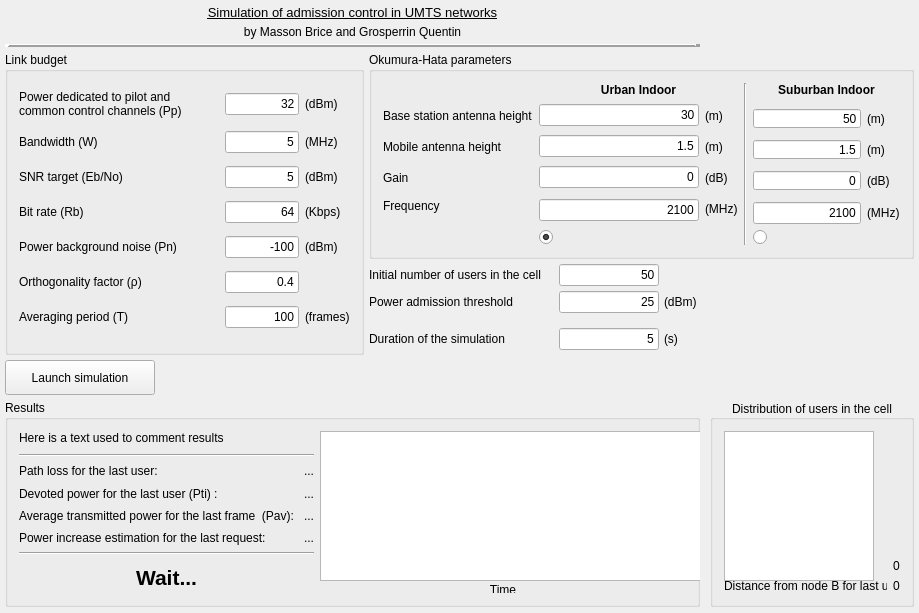
<?xml version="1.0" encoding="UTF-8"?>
<ui version="4.0">
 <class>admission_umtsClass</class>
 <widget class="QWidget" name="admission_umtsClass">
  <property name="geometry">
   <rect>
    <x>0</x>
    <y>0</y>
    <width>919</width>
    <height>613</height>
   </rect>
  </property>
  <property name="minimumSize">
   <size>
    <width>0</width>
    <height>0</height>
   </size>
  </property>
  <property name="maximumSize">
   <size>
    <width>16777215</width>
    <height>16777215</height>
   </size>
  </property>
  <property name="windowTitle">
   <string>admission_umts</string>
  </property>
  <layout class="QGridLayout" name="gridLayout_4">
   <property name="sizeConstraint">
    <enum>QLayout::SetNoConstraint</enum>
   </property>
   <property name="margin">
    <number>5</number>
   </property>
   <property name="spacing">
    <number>5</number>
   </property>
   <item row="3" column="2" colspan="6">
    <widget class="QGroupBox" name="groupBox">
     <property name="minimumSize">
      <size>
       <width>0</width>
       <height>0</height>
      </size>
     </property>
     <property name="baseSize">
      <size>
       <width>0</width>
       <height>0</height>
      </size>
     </property>
     <property name="title">
      <string>Okumura-Hata parameters</string>
     </property>
     <layout class="QGridLayout" name="gridLayout_2">
      <item row="2" column="7">
       <widget class="QLabel" name="label_30">
        <property name="text">
         <string>(m)</string>
        </property>
       </widget>
      </item>
      <item row="4" column="5" colspan="2">
       <widget class="QLineEdit" name="sub_MobileHeightTextBox">
        <property name="maximumSize">
         <size>
          <width>16777215</width>
          <height>16777215</height>
         </size>
        </property>
        <property name="text">
         <string>1.5</string>
        </property>
        <property name="alignment">
         <set>Qt::AlignRight|Qt::AlignTrailing|Qt::AlignVCenter</set>
        </property>
       </widget>
      </item>
      <item row="1" column="0" rowspan="2">
       <widget class="QLabel" name="label">
        <property name="layoutDirection">
         <enum>Qt::LeftToRight</enum>
        </property>
        <property name="text">
         <string>Base station antenna height</string>
        </property>
       </widget>
      </item>
      <item row="8" column="5" rowspan="2" colspan="2">
       <widget class="QLineEdit" name="sub_FrequencyTextBox">
        <property name="maximumSize">
         <size>
          <width>16777215</width>
          <height>16777215</height>
         </size>
        </property>
        <property name="text">
         <string>2100</string>
        </property>
        <property name="alignment">
         <set>Qt::AlignRight|Qt::AlignTrailing|Qt::AlignVCenter</set>
        </property>
       </widget>
      </item>
      <item row="7" column="1" rowspan="3">
       <widget class="QLineEdit" name="frequencyTextBox">
        <property name="maximumSize">
         <size>
          <width>16777215</width>
          <height>16777215</height>
         </size>
        </property>
        <property name="text">
         <string>2100</string>
        </property>
        <property name="alignment">
         <set>Qt::AlignRight|Qt::AlignTrailing|Qt::AlignVCenter</set>
        </property>
       </widget>
      </item>
      <item row="0" column="4" rowspan="11">
       <widget class="Line" name="line">
        <property name="orientation">
         <enum>Qt::Vertical</enum>
        </property>
       </widget>
      </item>
      <item row="10" column="1">
       <widget class="QRadioButton" name="urbanRadioButton">
        <property name="text">
         <string/>
        </property>
        <property name="checked">
         <bool>true</bool>
        </property>
       </widget>
      </item>
      <item row="1" column="2" rowspan="2">
       <widget class="QLabel" name="label_5">
        <property name="text">
         <string>(m)</string>
        </property>
       </widget>
      </item>
      <item row="5" column="1" rowspan="2">
       <widget class="QLineEdit" name="gainTextBox">
        <property name="maximumSize">
         <size>
          <width>16777215</width>
          <height>16777215</height>
         </size>
        </property>
        <property name="text">
         <string>0</string>
        </property>
        <property name="alignment">
         <set>Qt::AlignRight|Qt::AlignTrailing|Qt::AlignVCenter</set>
        </property>
       </widget>
      </item>
      <item row="1" column="1" rowspan="2">
       <widget class="QLineEdit" name="baseStationHeightTextBox">
        <property name="maximumSize">
         <size>
          <width>16777215</width>
          <height>16777215</height>
         </size>
        </property>
        <property name="text">
         <string>30</string>
        </property>
        <property name="alignment">
         <set>Qt::AlignRight|Qt::AlignTrailing|Qt::AlignVCenter</set>
        </property>
       </widget>
      </item>
      <item row="2" column="5" colspan="2">
       <widget class="QLineEdit" name="sub_BaseStationHeightTextBox">
        <property name="maximumSize">
         <size>
          <width>16777215</width>
          <height>16777215</height>
         </size>
        </property>
        <property name="text">
         <string>50</string>
        </property>
        <property name="alignment">
         <set>Qt::AlignRight|Qt::AlignTrailing|Qt::AlignVCenter</set>
        </property>
       </widget>
      </item>
      <item row="3" column="1" rowspan="2">
       <widget class="QLineEdit" name="mobileHeightTextBox">
        <property name="maximumSize">
         <size>
          <width>16777215</width>
          <height>16777215</height>
         </size>
        </property>
        <property name="text">
         <string>1.5</string>
        </property>
        <property name="alignment">
         <set>Qt::AlignRight|Qt::AlignTrailing|Qt::AlignVCenter</set>
        </property>
       </widget>
      </item>
      <item row="8" column="7" rowspan="2">
       <widget class="QLabel" name="label_28">
        <property name="text">
         <string>(MHz)</string>
        </property>
       </widget>
      </item>
      <item row="5" column="2" rowspan="2">
       <widget class="QLabel" name="label_7">
        <property name="text">
         <string>(dB)</string>
        </property>
       </widget>
      </item>
      <item row="3" column="2" rowspan="2">
       <widget class="QLabel" name="label_6">
        <property name="text">
         <string>(m)</string>
        </property>
       </widget>
      </item>
      <item row="4" column="7">
       <widget class="QLabel" name="label_29">
        <property name="text">
         <string>(m)</string>
        </property>
       </widget>
      </item>
      <item row="5" column="0" rowspan="2">
       <widget class="QLabel" name="label_3">
        <property name="layoutDirection">
         <enum>Qt::LeftToRight</enum>
        </property>
        <property name="text">
         <string>Gain</string>
        </property>
       </widget>
      </item>
      <item row="7" column="0" rowspan="2">
       <widget class="QLabel" name="label_4">
        <property name="layoutDirection">
         <enum>Qt::LeftToRight</enum>
        </property>
        <property name="text">
         <string>Frequency</string>
        </property>
       </widget>
      </item>
      <item row="3" column="0" rowspan="2">
       <widget class="QLabel" name="label_2">
        <property name="layoutDirection">
         <enum>Qt::LeftToRight</enum>
        </property>
        <property name="text">
         <string>Mobile antenna height</string>
        </property>
       </widget>
      </item>
      <item row="6" column="7">
       <widget class="QLabel" name="label_31">
        <property name="text">
         <string>(dB)</string>
        </property>
       </widget>
      </item>
      <item row="6" column="5" colspan="2">
       <widget class="QLineEdit" name="sub_GainTextBox">
        <property name="maximumSize">
         <size>
          <width>16777215</width>
          <height>16777215</height>
         </size>
        </property>
        <property name="text">
         <string>0</string>
        </property>
        <property name="alignment">
         <set>Qt::AlignRight|Qt::AlignTrailing|Qt::AlignVCenter</set>
        </property>
       </widget>
      </item>
      <item row="10" column="5">
       <widget class="QRadioButton" name="suburbanRadioButton">
        <property name="text">
         <string/>
        </property>
       </widget>
      </item>
      <item row="8" column="2">
       <widget class="QLabel" name="label_8">
        <property name="text">
         <string>(MHz)</string>
        </property>
       </widget>
      </item>
      <item row="0" column="5" colspan="3">
       <widget class="QLabel" name="label_27">
        <property name="minimumSize">
         <size>
          <width>100</width>
          <height>0</height>
         </size>
        </property>
        <property name="font">
         <font>
          <weight>75</weight>
          <bold>true</bold>
         </font>
        </property>
        <property name="text">
         <string>Suburban Indoor</string>
        </property>
        <property name="alignment">
         <set>Qt::AlignCenter</set>
        </property>
       </widget>
      </item>
      <item row="0" column="1" colspan="2">
       <widget class="QLabel" name="label_26">
        <property name="minimumSize">
         <size>
          <width>100</width>
          <height>0</height>
         </size>
        </property>
        <property name="font">
         <font>
          <weight>75</weight>
          <bold>true</bold>
         </font>
        </property>
        <property name="text">
         <string>Urban Indoor</string>
        </property>
        <property name="alignment">
         <set>Qt::AlignCenter</set>
        </property>
       </widget>
      </item>
     </layout>
    </widget>
   </item>
   <item row="3" column="0" rowspan="7" colspan="2">
    <widget class="QGroupBox" name="groupBox_3">
     <property name="title">
      <string>Link budget</string>
     </property>
     <layout class="QGridLayout" name="gridLayout">
      <item row="3" column="0">
       <widget class="QLabel" name="label_12">
        <property name="minimumSize">
         <size>
          <width>200</width>
          <height>0</height>
         </size>
        </property>
        <property name="text">
         <string>Bit rate (Rb)</string>
        </property>
        <property name="alignment">
         <set>Qt::AlignLeading|Qt::AlignLeft|Qt::AlignVCenter</set>
        </property>
       </widget>
      </item>
      <item row="2" column="0">
       <widget class="QLabel" name="label_11">
        <property name="minimumSize">
         <size>
          <width>200</width>
          <height>0</height>
         </size>
        </property>
        <property name="text">
         <string>SNR target (Eb/No)</string>
        </property>
        <property name="alignment">
         <set>Qt::AlignLeading|Qt::AlignLeft|Qt::AlignVCenter</set>
        </property>
       </widget>
      </item>
      <item row="6" column="2">
       <widget class="QLabel" name="label_22">
        <property name="text">
         <string>(frames)</string>
        </property>
       </widget>
      </item>
      <item row="1" column="2">
       <widget class="QLabel" name="label_17">
        <property name="text">
         <string>(MHz)</string>
        </property>
       </widget>
      </item>
      <item row="2" column="2">
       <widget class="QLabel" name="label_20">
        <property name="text">
         <string>(dBm)</string>
        </property>
       </widget>
      </item>
      <item row="3" column="1">
       <widget class="QLineEdit" name="bitRateTextBox">
        <property name="text">
         <string>64</string>
        </property>
        <property name="alignment">
         <set>Qt::AlignRight|Qt::AlignTrailing|Qt::AlignVCenter</set>
        </property>
       </widget>
      </item>
      <item row="6" column="1">
       <widget class="QLineEdit" name="timePeriodTextBox">
        <property name="text">
         <string>100</string>
        </property>
        <property name="alignment">
         <set>Qt::AlignRight|Qt::AlignTrailing|Qt::AlignVCenter</set>
        </property>
       </widget>
      </item>
      <item row="5" column="0">
       <widget class="QLabel" name="label_14">
        <property name="minimumSize">
         <size>
          <width>200</width>
          <height>0</height>
         </size>
        </property>
        <property name="text">
         <string>Orthogonality factor (ρ)</string>
        </property>
        <property name="alignment">
         <set>Qt::AlignLeading|Qt::AlignLeft|Qt::AlignVCenter</set>
        </property>
       </widget>
      </item>
      <item row="4" column="1">
       <widget class="QLineEdit" name="noisePowerTextBox">
        <property name="text">
         <string>-100</string>
        </property>
        <property name="alignment">
         <set>Qt::AlignRight|Qt::AlignTrailing|Qt::AlignVCenter</set>
        </property>
       </widget>
      </item>
      <item row="6" column="0">
       <widget class="QLabel" name="label_21">
        <property name="minimumSize">
         <size>
          <width>200</width>
          <height>0</height>
         </size>
        </property>
        <property name="text">
         <string>Averaging period (T)</string>
        </property>
       </widget>
      </item>
      <item row="2" column="1">
       <widget class="QLineEdit" name="snrTargetTextBox">
        <property name="text">
         <string>5</string>
        </property>
        <property name="alignment">
         <set>Qt::AlignRight|Qt::AlignTrailing|Qt::AlignVCenter</set>
        </property>
       </widget>
      </item>
      <item row="4" column="2">
       <widget class="QLabel" name="label_18">
        <property name="text">
         <string>(dBm)</string>
        </property>
       </widget>
      </item>
      <item row="4" column="0">
       <widget class="QLabel" name="label_13">
        <property name="minimumSize">
         <size>
          <width>200</width>
          <height>0</height>
         </size>
        </property>
        <property name="text">
         <string>Power background noise (Pn)</string>
        </property>
        <property name="alignment">
         <set>Qt::AlignLeading|Qt::AlignLeft|Qt::AlignVCenter</set>
        </property>
       </widget>
      </item>
      <item row="3" column="2">
       <widget class="QLabel" name="label_19">
        <property name="text">
         <string>(Kbps)</string>
        </property>
       </widget>
      </item>
      <item row="5" column="1">
       <widget class="QLineEdit" name="orthoFactorTextBox">
        <property name="text">
         <string>0.4</string>
        </property>
        <property name="alignment">
         <set>Qt::AlignRight|Qt::AlignTrailing|Qt::AlignVCenter</set>
        </property>
       </widget>
      </item>
      <item row="1" column="0">
       <widget class="QLabel" name="label_10">
        <property name="minimumSize">
         <size>
          <width>200</width>
          <height>0</height>
         </size>
        </property>
        <property name="text">
         <string>Bandwidth (W)</string>
        </property>
        <property name="alignment">
         <set>Qt::AlignLeading|Qt::AlignLeft|Qt::AlignVCenter</set>
        </property>
       </widget>
      </item>
      <item row="0" column="0">
       <widget class="QLabel" name="label_9">
        <property name="minimumSize">
         <size>
          <width>200</width>
          <height>0</height>
         </size>
        </property>
        <property name="text">
         <string>Power dedicated to pilot and common control channels (Pp)</string>
        </property>
        <property name="alignment">
         <set>Qt::AlignLeading|Qt::AlignLeft|Qt::AlignVCenter</set>
        </property>
        <property name="wordWrap">
         <bool>true</bool>
        </property>
       </widget>
      </item>
      <item row="1" column="1">
       <widget class="QLineEdit" name="bandwidthpilotPowerTextBox">
        <property name="text">
         <string>5</string>
        </property>
        <property name="alignment">
         <set>Qt::AlignRight|Qt::AlignTrailing|Qt::AlignVCenter</set>
        </property>
       </widget>
      </item>
      <item row="0" column="1">
       <widget class="QLineEdit" name="pilotPowerTextBox">
        <property name="text">
         <string>32</string>
        </property>
        <property name="alignment">
         <set>Qt::AlignRight|Qt::AlignTrailing|Qt::AlignVCenter</set>
        </property>
       </widget>
      </item>
      <item row="0" column="2">
       <widget class="QLabel" name="label_16">
        <property name="text">
         <string>(dBm)</string>
        </property>
       </widget>
      </item>
     </layout>
    </widget>
   </item>
   <item row="11" column="0" colspan="6">
    <widget class="QGroupBox" name="groupBox_2">
     <property name="minimumSize">
      <size>
       <width>0</width>
       <height>0</height>
      </size>
     </property>
     <property name="title">
      <string>Results</string>
     </property>
     <layout class="QGridLayout" name="gridLayout_3">
      <item row="5" column="1">
       <widget class="QLabel" name="label_40">
        <property name="text">
         <string>Power increase estimation for the last request:</string>
        </property>
       </widget>
      </item>
      <item row="3" column="2">
       <widget class="QLabel" name="lastDevotedPowerLabel">
        <property name="text">
         <string>...</string>
        </property>
       </widget>
      </item>
      <item row="3" column="1">
       <widget class="QLabel" name="label_36">
        <property name="text">
         <string>Devoted power for the last user (Pti) :</string>
        </property>
       </widget>
      </item>
      <item row="4" column="1">
       <widget class="QLabel" name="label_38">
        <property name="text">
         <string>Average transmitted power for the last frame  (Pav): </string>
        </property>
       </widget>
      </item>
      <item row="2" column="2">
       <widget class="QLabel" name="lastPathLossLabel">
        <property name="text">
         <string>...</string>
        </property>
       </widget>
      </item>
      <item row="1" column="1" colspan="2">
       <widget class="Line" name="line_3">
        <property name="orientation">
         <enum>Qt::Horizontal</enum>
        </property>
       </widget>
      </item>
      <item row="6" column="1" colspan="2">
       <widget class="Line" name="line_4">
        <property name="orientation">
         <enum>Qt::Horizontal</enum>
        </property>
       </widget>
      </item>
      <item row="5" column="2">
       <widget class="QLabel" name="lastPowerIncreaseLabel">
        <property name="text">
         <string>...</string>
        </property>
       </widget>
      </item>
      <item row="0" column="3" rowspan="8">
       <widget class="QGraphicsView" name="graphResults">
        <property name="minimumSize">
         <size>
          <width>400</width>
          <height>150</height>
         </size>
        </property>
        <property name="cursor" stdset="0">
         <cursorShape>CrossCursor</cursorShape>
        </property>
        <property name="alignment">
         <set>Qt::AlignBottom|Qt::AlignLeading|Qt::AlignLeft</set>
        </property>
       </widget>
      </item>
      <item row="2" column="1">
       <widget class="QLabel" name="label_37">
        <property name="text">
         <string>Path loss for the last user:</string>
        </property>
       </widget>
      </item>
      <item row="0" column="1">
       <widget class="QLabel" name="resultLabel">
        <property name="autoFillBackground">
         <bool>false</bool>
        </property>
        <property name="text">
         <string>Here is a text used to comment results</string>
        </property>
        <property name="alignment">
         <set>Qt::AlignLeading|Qt::AlignLeft|Qt::AlignTop</set>
        </property>
        <property name="wordWrap">
         <bool>true</bool>
        </property>
       </widget>
      </item>
      <item row="7" column="1" rowspan="2" colspan="2">
       <widget class="QLabel" name="lastBoolResultLabel">
        <property name="minimumSize">
         <size>
          <width>250</width>
          <height>0</height>
         </size>
        </property>
        <property name="font">
         <font>
          <pointsize>16</pointsize>
          <weight>75</weight>
          <bold>true</bold>
         </font>
        </property>
        <property name="autoFillBackground">
         <bool>false</bool>
        </property>
        <property name="text">
         <string>Wait...</string>
        </property>
        <property name="scaledContents">
         <bool>false</bool>
        </property>
        <property name="alignment">
         <set>Qt::AlignCenter</set>
        </property>
       </widget>
      </item>
      <item row="8" column="3">
       <widget class="QLabel" name="label_33">
        <property name="sizePolicy">
         <sizepolicy hsizetype="Preferred" vsizetype="Preferred">
          <horstretch>0</horstretch>
          <verstretch>0</verstretch>
         </sizepolicy>
        </property>
        <property name="minimumSize">
         <size>
          <width>0</width>
          <height>10</height>
         </size>
        </property>
        <property name="layoutDirection">
         <enum>Qt::LeftToRight</enum>
        </property>
        <property name="text">
         <string>Time</string>
        </property>
        <property name="alignment">
         <set>Qt::AlignHCenter|Qt::AlignTop</set>
        </property>
       </widget>
      </item>
      <item row="4" column="2">
       <widget class="QLabel" name="lastAveragePowerLabel">
        <property name="text">
         <string>...</string>
        </property>
       </widget>
      </item>
     </layout>
    </widget>
   </item>
   <item row="4" column="2" colspan="2">
    <widget class="QLabel" name="label_23">
     <property name="text">
      <string>Initial number of users in the cell</string>
     </property>
    </widget>
   </item>
   <item row="4" column="4">
    <widget class="QLineEdit" name="initNbUsersTextBox">
     <property name="minimumSize">
      <size>
       <width>100</width>
       <height>0</height>
      </size>
     </property>
     <property name="maximumSize">
      <size>
       <width>100</width>
       <height>16777215</height>
      </size>
     </property>
     <property name="baseSize">
      <size>
       <width>0</width>
       <height>0</height>
      </size>
     </property>
     <property name="text">
      <string>50</string>
     </property>
     <property name="alignment">
      <set>Qt::AlignRight|Qt::AlignTrailing|Qt::AlignVCenter</set>
     </property>
    </widget>
   </item>
   <item row="5" column="4">
    <widget class="QLineEdit" name="thresholdPowerTextBox">
     <property name="minimumSize">
      <size>
       <width>100</width>
       <height>0</height>
      </size>
     </property>
     <property name="maximumSize">
      <size>
       <width>100</width>
       <height>16777215</height>
      </size>
     </property>
     <property name="baseSize">
      <size>
       <width>0</width>
       <height>0</height>
      </size>
     </property>
     <property name="text">
      <string>25</string>
     </property>
     <property name="alignment">
      <set>Qt::AlignRight|Qt::AlignTrailing|Qt::AlignVCenter</set>
     </property>
    </widget>
   </item>
   <item row="5" column="2">
    <widget class="QLabel" name="label_24">
     <property name="text">
      <string>Power admission threshold</string>
     </property>
    </widget>
   </item>
   <item row="5" column="5">
    <widget class="QLabel" name="label_25">
     <property name="text">
      <string>(dBm)</string>
     </property>
    </widget>
   </item>
   <item row="0" column="0" colspan="6">
    <widget class="QLabel" name="label_15">
     <property name="font">
      <font>
       <pointsize>10</pointsize>
       <underline>true</underline>
      </font>
     </property>
     <property name="text">
      <string>Simulation of admission control in UMTS networks</string>
     </property>
     <property name="alignment">
      <set>Qt::AlignCenter</set>
     </property>
    </widget>
   </item>
   <item row="2" column="0" colspan="6">
    <widget class="Line" name="line_2">
     <property name="font">
      <font>
       <weight>50</weight>
       <bold>false</bold>
      </font>
     </property>
     <property name="frameShadow">
      <enum>QFrame::Raised</enum>
     </property>
     <property name="lineWidth">
      <number>5</number>
     </property>
     <property name="midLineWidth">
      <number>0</number>
     </property>
     <property name="orientation">
      <enum>Qt::Horizontal</enum>
     </property>
    </widget>
   </item>
   <item row="1" column="0" colspan="6">
    <widget class="QLabel" name="label_32">
     <property name="text">
      <string>by Masson Brice and Grosperrin Quentin</string>
     </property>
     <property name="alignment">
      <set>Qt::AlignCenter</set>
     </property>
    </widget>
   </item>
   <item row="10" column="0">
    <widget class="QPushButton" name="launchSimulationButton">
     <property name="minimumSize">
      <size>
       <width>150</width>
       <height>35</height>
      </size>
     </property>
     <property name="maximumSize">
      <size>
       <width>150</width>
       <height>16777215</height>
      </size>
     </property>
     <property name="text">
      <string>Launch simulation</string>
     </property>
    </widget>
   </item>
   <item row="8" column="2">
    <widget class="QLabel" name="label_34">
     <property name="text">
      <string>Duration of the simulation</string>
     </property>
    </widget>
   </item>
   <item row="8" column="4">
    <widget class="QLineEdit" name="durationTextBox">
     <property name="maximumSize">
      <size>
       <width>100</width>
       <height>16777215</height>
      </size>
     </property>
     <property name="text">
      <string>5</string>
     </property>
     <property name="alignment">
      <set>Qt::AlignRight|Qt::AlignTrailing|Qt::AlignVCenter</set>
     </property>
    </widget>
   </item>
   <item row="8" column="5">
    <widget class="QLabel" name="label_35">
     <property name="text">
      <string>(s)</string>
     </property>
    </widget>
   </item>
   <item row="10" column="1" colspan="7">
    <spacer name="horizontalSpacer">
     <property name="orientation">
      <enum>Qt::Horizontal</enum>
     </property>
     <property name="sizeHint" stdset="0">
      <size>
       <width>253</width>
       <height>20</height>
      </size>
     </property>
    </spacer>
   </item>
   <item row="5" column="6" colspan="2">
    <spacer name="horizontalSpacer_2">
     <property name="orientation">
      <enum>Qt::Horizontal</enum>
     </property>
     <property name="sizeHint" stdset="0">
      <size>
       <width>40</width>
       <height>20</height>
      </size>
     </property>
    </spacer>
   </item>
   <item row="11" column="7">
    <widget class="QGroupBox" name="groupBox_4">
     <property name="title">
      <string>Distribution of users in the cell</string>
     </property>
     <property name="alignment">
      <set>Qt::AlignCenter</set>
     </property>
     <layout class="QGridLayout" name="gridLayout_5">
      <item row="2" column="1">
       <widget class="QLabel" name="label_39">
        <property name="text">
         <string>0</string>
        </property>
       </widget>
      </item>
      <item row="3" column="0">
       <widget class="QLabel" name="label_41">
        <property name="text">
         <string>Distance from node B for last user</string>
        </property>
       </widget>
      </item>
      <item row="3" column="1">
       <widget class="QLabel" name="label_43">
        <property name="text">
         <string>0</string>
        </property>
       </widget>
      </item>
      <item row="2" column="0">
       <widget class="QLabel" name="label_42">
        <property name="text">
         <string>Number of users in the cell </string>
        </property>
       </widget>
      </item>
      <item row="1" column="0">
       <widget class="QGraphicsView" name="usersDistribution">
        <property name="minimumSize">
         <size>
          <width>150</width>
          <height>150</height>
         </size>
        </property>
        <property name="maximumSize">
         <size>
          <width>150</width>
          <height>150</height>
         </size>
        </property>
        <property name="alignment">
         <set>Qt::AlignCenter</set>
        </property>
       </widget>
      </item>
     </layout>
    </widget>
   </item>
  </layout>
 </widget>
 <layoutdefault spacing="6" margin="11"/>
 <resources>
  <include location="admission_umts.qrc"/>
 </resources>
 <connections/>
</ui>
